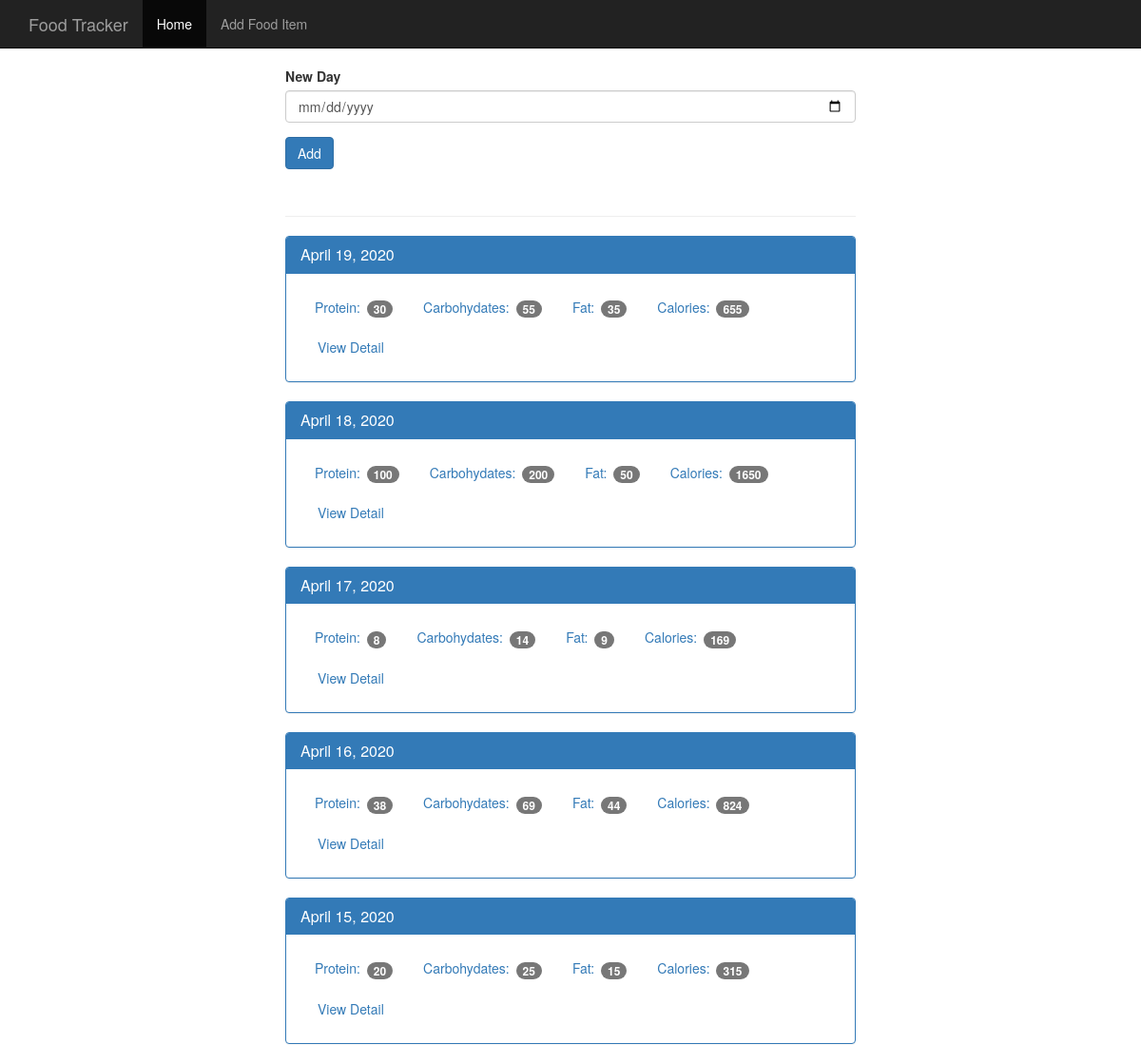
The page / on the database its author committed.
### tables this page shows
CREATE TABLE log_date (
    id integer primary key autoincrement,
    entry_date date not null
);

### app.py (the view)
@app.route('/', methods=['POST', 'GET'])
def index():
    db = get_db()
    if request.method == 'POST':
        date =  request.form['date'] # assuming the date is in YYYY-MM-DD format
        dt = datetime.strptime(date, '%Y-%m-%d')
        database_date = datetime.strftime(dt, '%Y%m%d')
        db.execute('insert into log_date (entry_date) values (?)', [database_date])
        db.commit()
    cur = db.execute('select log_date.entry_date, sum(food.protein) as protein, sum(food.carbohydrates) as carbohydrates, '
                     'sum(food.fat) as fat, sum(food.calories) as calories from log_date join food_date on food_date.log_date_id = log_date.id'
                     ' join food on food.id = food_date.food_id where log_date.entry_date = entry_date group by log_date.id order by log_date.entry_date desc')
    results = cur.fetchall()
    date_results = []
    for result in results:
        single_date = {}
        single_date['entry_date'] = result['entry_date']
        single_date['protein'] = result['protein']
        single_date['carbohydrates'] = result['carbohydrates']
        single_date['fat'] = result['fat']
        single_date['calories'] = result['calories']
        d = datetime.strptime(str(result['entry_date']), '%Y%m%d')
        single_date['pretty_date'] = datetime.strftime(d, '%B %d, %Y')
        date_results.append(single_date)
    return render_template('home.html', results=date_results)

### app.py (called while the page is built)
def connect_db():
    sql = sqlite3.connect('food_log.db')
    sql.row_factory = sqlite3.Row
    return sql

def get_db():
    if not hasattr(g, 'sqlite3_db'):
        g.sqlite_db = connect_db()
    return g.sqlite_db

### templates/home.html (shortened to what this page needs)
<!DOCTYPE html>
<html lang="en">
  <head>
    <link href="{{ url_for('static', filename='bootstrap.min.css') }}" rel="stylesheet">
    <link href="{{ url_for('static', filename='theme.css') }}" rel="stylesheet">
  </head>
  <body>
    <nav class="navbar navbar-inverse navbar-fixed-top">
      <div class="container">
        <div class="navbar-header">
          <a class="navbar-brand" href="{{ url_for('index') }}">Food Tracker</a>
        </div>
        <div id="navbar" class="navbar-collapse collapse">
          <ul class="nav navbar-nav">
            <li class="active"><a href="{{ url_for('index') }}">Home</a></li>
            <li><a href="{{ url_for('food') }}">Add Food Item</a></li>
          </ul>
        </div>
      </div>
    </nav>
    <div class="container theme-showcase col-sm-6 col-sm-offset-3" role="main">
      <div class="row">
        <div>
          <form method="POST" action="/">
            <div class="form-group">
              <label for="new-day">New Day</label>
              <input type="date" class="form-control" name="date" id="new-day">
            </div>
            <button type="submit" class="btn btn-primary">Add</button>
          </form>
          <div class="page-header"></div>
          {% for result in results %}
          <div class="panel panel-primary">
            <div class="panel-heading">
              <h3 class="panel-title">{{ result.pretty_date }}</h3>
            </div>
            <div class="panel-body">
              <ul class="nav nav-pills" role="tablist">
                <li><a>Protein: <span class="badge">{{ result.protein }}</span></a></li>
                <li><a>Carbohydates: <span class="badge">{{ result.carbohydrates}}</span></a></li>
                <li><a>Fat: <span class="badge">{{ result.fat }}</span></a></li>
                <li><a>Calories: <span class="badge">{{ result.calories }}</span></a></li>
                <li><a href="{{ url_for('view', date=result.entry_date) }}" type="button" class="btn btn-link">View Detail</a></li>
              </ul>
            </div>
          </div>
          {% endfor %}
        </div>
      </div>
    </div>
  </body>
</html>

### static/theme.css (style rules this page uses)
body { padding-top: 70px; padding-bottom: 30px; }

### rows shown on the page
log_date: pretty_date "April 19, 2020", protein "30", carbohydrates "55", fat "35", calories "655"
log_date: pretty_date "April 18, 2020", protein "100", carbohydrates "200", fat "50", calories "1650"
log_date: pretty_date "April 17, 2020", protein "8", carbohydrates "14", fat "9", calories "169"
log_date: pretty_date "April 16, 2020", protein "38", carbohydrates "69", fat "44", calories "824"
log_date: pretty_date "April 15, 2020", protein "20", carbohydrates "25", fat "15", calories "315"
